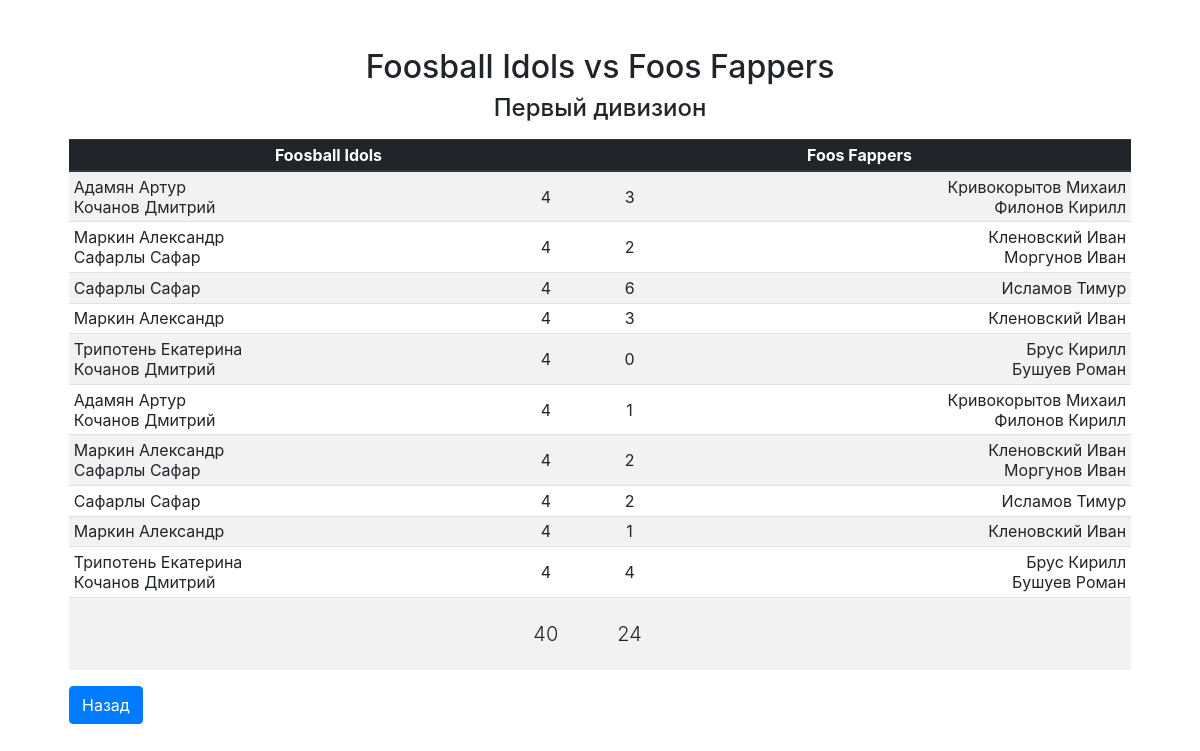
Page /match.php?id=53 on the committed database.
### tables this page shows
CREATE TABLE tournaments (tournament_id integer primary key autoincrement, tournament_name text, tournament_rounds integer, tournament_description text, tournament_type references systems(system_id));

CREATE TABLE games (game_id integer primary key, match_id references matches(match_id), player_id11 references players(player_id), player_id12 references players(player_id), player_id21 references players(player_id), player_id22 references players(player_id), score1 integer, score2 integer);

CREATE TABLE players (player_id integer primary key autoincrement, first_name text, second_name text);

CREATE TABLE matches (match_id integer primary key autoincrement, season_id references seasons(season_id), tournament_id references tournaments(tournament_id), team_id1 references teams(team_id), team_id2 references teams(team_id), sets_won1 integer, sets_won2 integer, points_1 integer, points_2 integer);

### inc/functions.php (called while the page is built, shortened)
<?php
function find_player_name_by_id($player_id, $players_query) {
	foreach ($players_query as $player)
		if ($player['id'] == $player_id)
			return ($player['second_name'] . " " . $player['first_name']);
	return ("Т");
}

### match.php (the view, shortened to what this page needs)
<?php
	require_once __DIR__ . "/inc/bootstrap.php";
	require_once __DIR__ . "/inc/layout/head.php";
	$match_id = isset($_GET['id']) ? $_GET['id'] : NULL;
	if ($match_id) {
		$sth = $db->prepare("select
				m.match_id as match_id,
				m.season_id as season_id,
				m.tournament_id as tournament_id,
				ht.team_name_long as home_team,
				at.team_name_long as away_team,
				m.sets_won1 as home_score,
				m.sets_won2 as away_score
				from matches as m
				inner join teams as ht on ht.team_id = m.team_id1
				inner join teams as at on at.team_id = m.team_id2
				where match_id = ?");
		$sth->execute(array($match_id));
		$match = $sth->fetch();
		$sth = $db->prepare("select * from games where match_id = :id");
		$sth->bindValue(":id", $match_id, PDO::PARAM_INT);
		$sth->execute();
		$games = $sth->fetchAll();
		$sth = $db->prepare("select id, first_name, second_name from rosters inner join players on rosters.player_id = players.player_id");
		$sth->execute();
		$players = $sth->fetchAll();
		$sth = $db->prepare("select tournament_description as name from tournaments where tournament_id = :id");
		$sth->bindValue(":id", $match['tournament_id'], PDO::PARAM_INT);
		$sth->execute();
		$tournament_name = $sth->fetch()["name"];
	}
?>
<body class="pt-5">
<main role="main" class="container">
  	<div class="starter-template pt-0">
  		<?php if (!$match_id || !sizeof($games)): ?>
	    	<h2>Матч не найден</h2>
  			<p>К сожалению, матч не найден. Пожалуйста, вернитесь на главную страницу.</p>
  		<?php else: ?>
    	<h2><?php echo $match['home_team'] . " vs " . $match['away_team']; ?></h2>
    	<h4><?php echo $tournament_name ?></h4>
    	<table class="table table-striped table-sm mt-3" id="match">
    		<thead class="thead-dark">
    			<th colspan="2"><?php echo $match['home_team'] ?></th>
    			<th colspan="2"><?php echo $match['away_team']; ?></th>
    		</thead>
    		<tbody>
    			<?php if (sizeof($games) == 12): ?>
    				<?php for ($i = 0; $i < 12; $i += 2): ?>
    					<tr>
					   		<td class="text-left">
					   			<?php
					   				echo find_player_name_by_id($games[$i]['player_id11'], $players);
					   				if ($games[$i]['player_id12'])
					   					echo "<br>" . find_player_name_by_id($games[$i]['player_id12'], $players);
				   				?>
				   			</td>
					   		<td>
					   			<?php echo "<p class='mb-1'>" . $games[$i]['score1'] . "</p>"; ?>
					   			<?php echo "<p class='m-0'>" . $games[$i + 1]['score1'] . "</p>"; ?>
					   		</td>
					   		<td>
					   			<?php echo "<p class='mb-1'>" . $games[$i]['score2'] . "</p>"; ?>
					   			<?php echo "<p class='m-0'>" . $games[$i + 1]['score2'] . "</p>"; ?>
					   		</td>
					   		<td class="text-right">
					   			<?php
					   				echo find_player_name_by_id($games[$i]['player_id21'], $players);
					   				if ($games[$i]['player_id22'])
					   					echo "<br>" . find_player_name_by_id($games[$i]['player_id22'], $players);
				   				?>
					   		</td>
    					</tr>
    				<?php endfor; ?>
    			<?php elseif (sizeof($games)): ?>
    				<?php foreach ($games as $game): ?>
    					<tr>
					   		<td class="text-left">
					   			<?php
					   				echo find_player_name_by_id($game['player_id11'], $players);
					   				if ($game['player_id12'])
					   					echo "<br>" . find_player_name_by_id($game['player_id12'], $players);
				   				?>
				   			</td>
					   		<td>
					   			<?php echo $game['score1']; ?>
					   		</td>
					   		<td>
					   			<?php echo $game['score2']; ?>
					   		</td>
					   		<td class="text-right">
					   			<?php
					   				echo find_player_name_by_id($game['player_id21'], $players);
					   				if ($game['player_id22'])
					   					echo "<br>" . find_player_name_by_id($game['player_id22'], $players);
				   				?>
					   		</td>
    					</tr>
    				<?php endforeach; ?>
    			<?php endif; ?>
			   	<tr>
			   		<td></td>
			   		<td class="py-4">
						<output id="t1score" class="lead"><?php echo $match['home_score']; ?></output>
					</td>
			   		<td class="py-4">
			   			<output id="t2score" class="lead"><?php echo $match['away_score']; ?></output>
			   		</td>
			   		<td></td>
			   	</tr>
    		</tbody>
    	</table>
	    <?php endif; ?>
    	<div class="text-left">
			<a href="/" class="btn btn-primary">Назад</a>
		</div>
  	</div>
</main>
</body>
</html>

### inc/css/custom.css (style rules this page uses)
body { padding-top: 0; }
.starter-template { position: relative; padding: 3rem 1.5rem; text-align: center; }
.table td, .table th { text-align: center; vertical-align: middle; font-size: 12px; }
@media (min-width: 576px) { .table td, .table th { font-size: 1rem; } }

### rows in the picture
tournaments: tournament_description "Первый дивизион"
games: player_id11.first_name "Адамян Артур", player_id12.first_name "Кочанов Дмитрий", score1 "4", score2 "3", player_id21.first_name "Кривокорытов Михаил", player_id22.first_name "Филонов Кирилл"
games: player_id11.first_name "Маркин Александр", player_id12.first_name "Сафарлы Сафар", score1 "4", score2 "2", player_id21.first_name "Кленовский Иван", player_id22.first_name "Моргунов Иван"
games: player_id11.first_name "Сафарлы Сафар", score1 "4", score2 "6", player_id21.first_name "Исламов Тимур"
games: player_id11.first_name "Маркин Александр", score1 "4", score2 "3", player_id21.first_name "Кленовский Иван"
games: player_id11.first_name "Трипотень Екатерина", player_id12.first_name "Кочанов Дмитрий", score1 "4", score2 "0", player_id21.first_name "Брус Кирилл", player_id22.first_name "Бушуев Роман"
games: player_id11.first_name "Адамян Артур", player_id12.first_name "Кочанов Дмитрий", score1 "4", score2 "1", player_id21.first_name "Кривокорытов Михаил", player_id22.first_name "Филонов Кирилл"
games: player_id11.first_name "Маркин Александр", player_id12.first_name "Сафарлы Сафар", score1 "4", score2 "2", player_id21.first_name "Кленовский Иван", player_id22.first_name "Моргунов Иван"
games: player_id11.first_name "Сафарлы Сафар", score1 "4", score2 "2", player_id21.first_name "Исламов Тимур"
games: player_id11.first_name "Маркин Александр", score1 "4", score2 "1", player_id21.first_name "Кленовский Иван"
games: player_id11.first_name "Трипотень Екатерина", player_id12.first_name "Кочанов Дмитрий", score1 "4", score2 "4", player_id21.first_name "Брус Кирилл", player_id22.first_name "Бушуев Роман"
matches: sets_won1 "40", sets_won2 "24"

### other values in the picture
$match['home_team'] "Foosball Idols"
$match['away_team'] "Foos Fappers"
